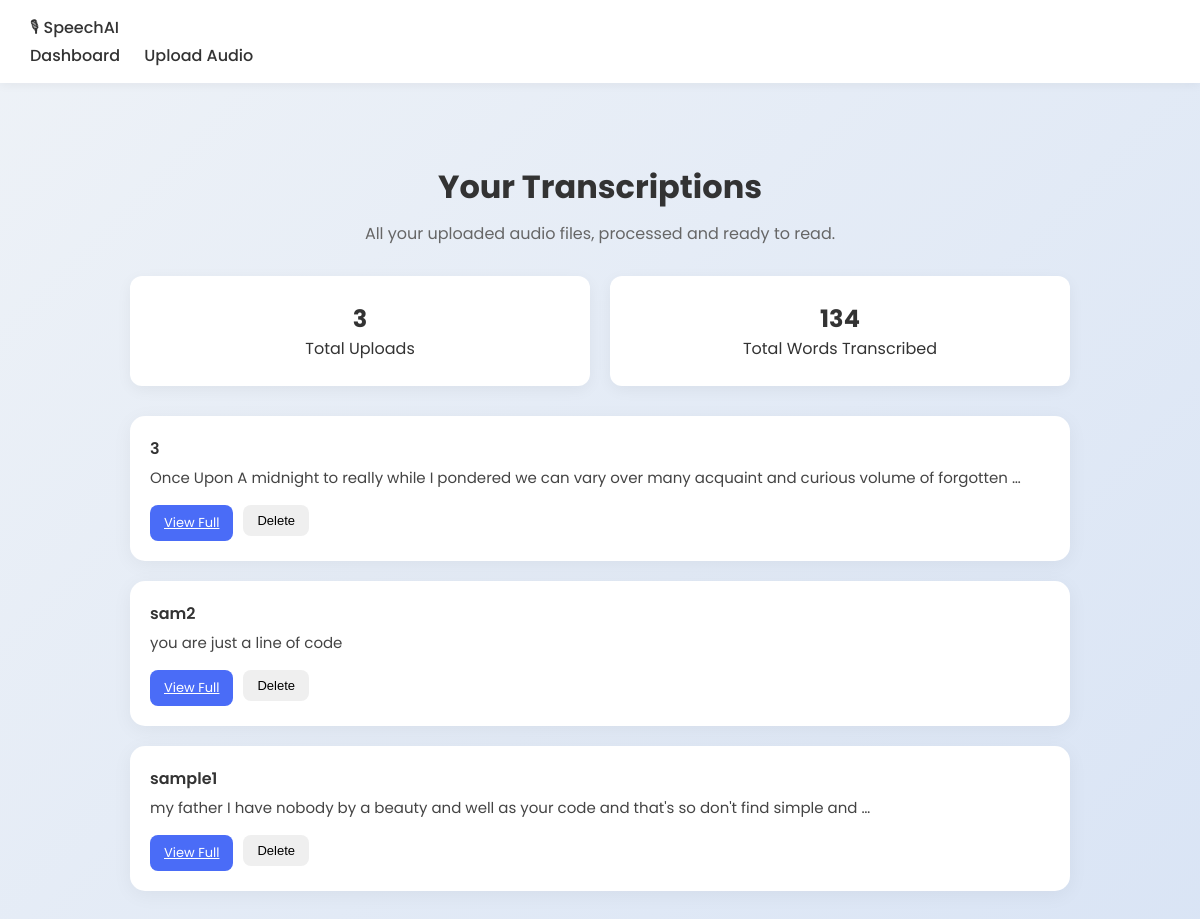
The page / on the database its author committed.
### speech_app/models.py (models this page shows, shortened)
class AudioUpload(models.Model):
    title = models.CharField(
        max_length=200,
        help_text="A label for this recording, e.g. 'Meeting Notes'"
    )
    audio_file = models.FileField(
        upload_to='uploads/',
        help_text="The uploaded .wav or .mp3 file"
    )
    transcription = models.TextField(
        blank=True,
        help_text="The speech-to-text result"
    )
    word_count = models.IntegerField(
        default=0,
        help_text="Number of words in the transcription"
    )
    uploaded_at = models.DateTimeField(
        auto_now_add=True,
        help_text="When this file was uploaded"
    )
    class Meta:
        ordering = ['-uploaded_at']

### speech_app/views.py (the view)
# urls.py: path('', views.dashboard, name='dashboard'),
def dashboard(request):
    all_uploads = AudioUpload.objects.all()
    total_uploads = all_uploads.count()
    total_words = sum(upload.word_count for upload in all_uploads)
    return render(request, 'speech_app/dashboard.html', {
        'uploads': all_uploads,
        'total_uploads': total_uploads,
        'total_words': total_words,
    })

### speech_app/templates/speech_app/dashboard.html (shortened to what this page needs)
{% extends 'speech_app/base.html' %}
{% block content %}
<div class="main-content">
    <h1>Your Transcriptions</h1>
    <p class="subtitle">
        All your uploaded audio files, processed and ready to read.
    </p>
    <div class="stats">
        <div class="stat-card">
            <h2>{{ uploads|length }}</h2>
            <p>Total Uploads</p>
        </div>
        <div class="stat-card">
            <h2>{{ total_words }}</h2>
            <p>Total Words Transcribed</p>
        </div>
    </div>
    {% for upload in uploads %}
    <div class="upload-card">
        <p class="upload-title">{{ upload.title }}</p>
        <p class="upload-text">
            {{ upload.transcription|truncatewords:20 }}
        </p>
        <div class="card-actions">
            <a href="{% url 'detail' upload.id %}" class="btn btn-primary">
                View Full
            </a>
            <form method="POST" action="{% url 'delete_audio' upload.id %}" class="delete-form">
                <button type="submit" class="btn btndelete">
                    Delete
                </button>
            </form>
        </div>
    </div>
    {% empty %}
        <p style="text-align:center; margin-top:20px;">
            No uploads yet.
        </p>
    {% endfor %}
</div>
{% endblock %}

### speech_app/templates/speech_app/base.html (shortened to what this page needs)
{% load static %}
<!DOCTYPE html>
<html lang="en">
<head>
<link rel="stylesheet" href="{% static 'speech_app/css/style.css' %}">
</head>
<body>
    <nav class="navbar">
        <div class="nav-container">
            <a href="{% url 'dashboard' %}" class="nav-brand">🎙 SpeechAI</a>
            <div class="nav-links">
                <a href="{% url 'dashboard' %}" class="nav-link">Dashboard</a>
                <a href="{% url 'upload_audio' %}" class="nav-link">Upload Audio</a>
            </div>
        </div>
    </nav>
    <main class="main-content">
        {% block content %}
        {% endblock %}
    </main>
</body>
</html>

### speech_app/static/speech_app/css/style.css (style rules this page uses)
* { margin: 0; padding: 0; box-sizing: border-box; }
body { font-family: 'Poppins', sans-serif; background: linear-gradient(135deg, #eef2f7, #d9e4f5); color: #333; }
.navbar { background: #ffffff; padding: 15px 30px; box-shadow: 0 2px 10px rgba(0,0,0,0.05); }
.navbar a { margin-right: 20px; text-decoration: none; color: #333; font-weight: 500; }
.main-content { padding: 40px; max-width: 1100px; margin: auto; }
h1 { text-align: center; margin-bottom: 10px; }
.subtitle { text-align: center; color: #666; margin-bottom: 30px; }
.stats { display: flex; gap: 20px; margin-bottom: 30px; }
.stat-card { flex: 1; background: white; padding: 25px; border-radius: 12px; text-align: center; box-shadow: 0 4px 15px rgba(0,0,0,0.05); }
.upload-card { background: white; padding: 20px; border-radius: 15px; box-shadow: 0 4px 20px rgba(0,0,0,0.05); margin-bottom: 20px; }
.upload-title { font-weight: 600; margin-bottom: 5px; }
.upload-text { font-size: 15px; color: #444; margin-bottom: 15px; line-height: 1.6; word-wrap: break-word; }
.btn { padding: 8px 14px; border-radius: 8px; border: none; cursor: pointer; font-size: 13px; display: inline-block; }
.btn-primary { background: #4a6cf7; color: white; }
.card-actions { display: flex; gap: 10px; margin-top: 10px; }
.delete-form { display: inline; }
.delete-form button { width: auto; }

### rows shown on the page
AudioUpload: title "3", transcription "Once Upon A midnight to really while I pondered we can vary over many acquaint and curious volume of forgotten …"
AudioUpload: title "sam2", transcription "you are just a line of code"
AudioUpload: title "sample1", transcription "my father I have nobody by a beauty and well as your code and that's so don't find simple and …"

### other values the page prints
{{ uploads|length }} "3"
{{ total_words }} "134"
